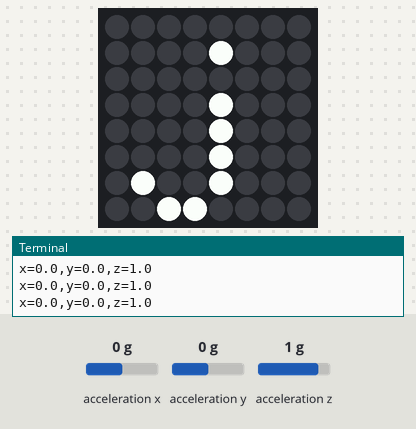
A program run on a simulated Raspberry Pi (BCM pin numbers) with a Sense HAT. On the bench: the Sense HAT's 8×8 RGB LED matrix, the last lines printed to the terminal. Inputs (shaded band) come from the test bench; at power-on: acceleration x 0 g, acceleration y 0 g, acceleration z 1 g.

Above: at 1.2 s.
1.3 s: acceleration x set to -1.4 g
At 1.9 s:
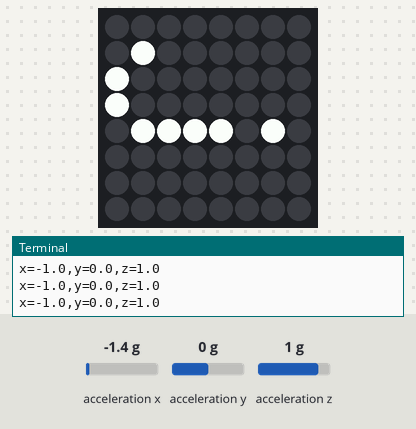
2.9 s: acceleration y set to -1.4 g
At 3.6 s:
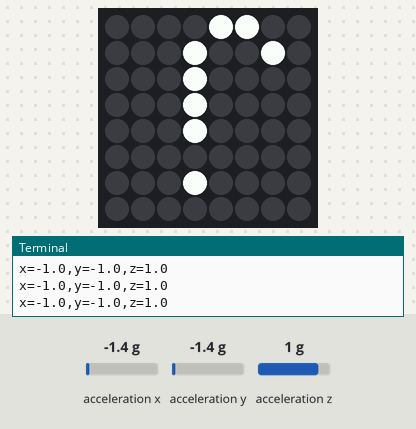
4.5 s: acceleration x set to 0.8 g
At 5.8 s:
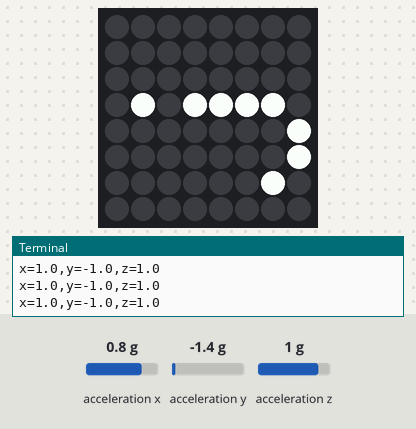
6.1 s: acceleration x set to -0.8 g
At 7.1 s:
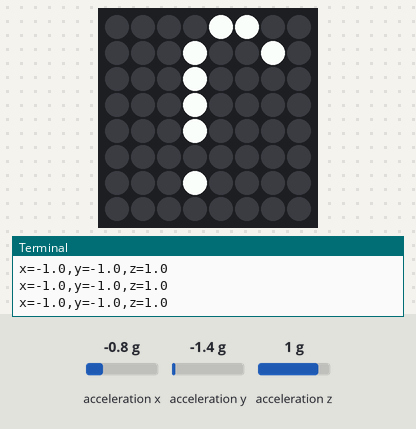
7.7 s: acceleration x set to 1.4 g
At 8.3 s:
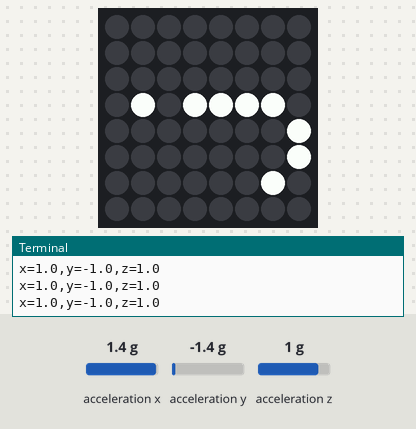
Timing chart, 0 to 10.3 s (numbered marks = the images above; inputs shaded):
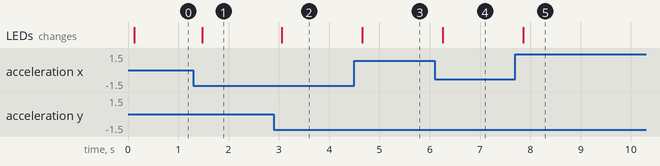

Measured:
- after the input at 1.3 s, the LEDs: change after 0.18 s (image 1)
- after the input at 2.9 s, the LEDs: change after 0.16 s (image 2)
- after the input at 4.5 s, the LEDs: change after 0.16 s (image 3)
- after the input at 6.1 s, the LEDs: change after 0.16 s (image 4)
- after the input at 7.7 s, the LEDs: change after 0.16 s (image 5)

The program:

j.py
```python
from sense_hat import SenseHat
from time import sleep
sense = SenseHat()
while True:
    acceleration=sense.get_accelerometer_raw()
    x=acceleration['x']
    y=acceleration['y']
    z=acceleration['z']
    x=round(x,0)
    y=round(y,0)
    z=round(z,0)
    print("x={0},y={1},z={2}".format(x,y,z))
    sleep(.1)
    sense.show_letter("j")
    if x==-1: sense.set_rotation(90)
    if y==1: sense.set_rotation(0)
    if y==-1:sense.set_rotation(180)
    if x==1:sense.set_rotation(270)
```
